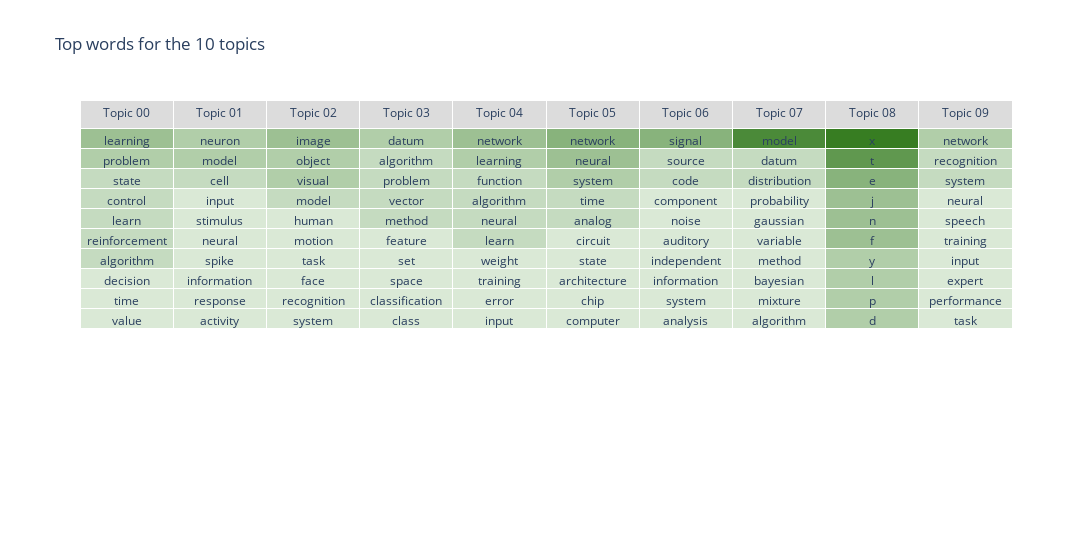

The notebook cell this image was saved under:
### Code cell
from visualize import visualize_topic_word

all_top_words = []
all_top_probs = []
for topic in range(corpus.num_topics):
    top_words = np.argsort(phi[topic])[::-1][:10]
    top_probs = phi[topic, top_words]
    top_words = [corpus.id2word[word] for word in top_words]
    all_top_words.append(top_words)
    all_top_probs.append(top_probs)
    print(f"Topic {topic}:", top_words)
visualize_topic_word(all_top_words, all_top_probs)
